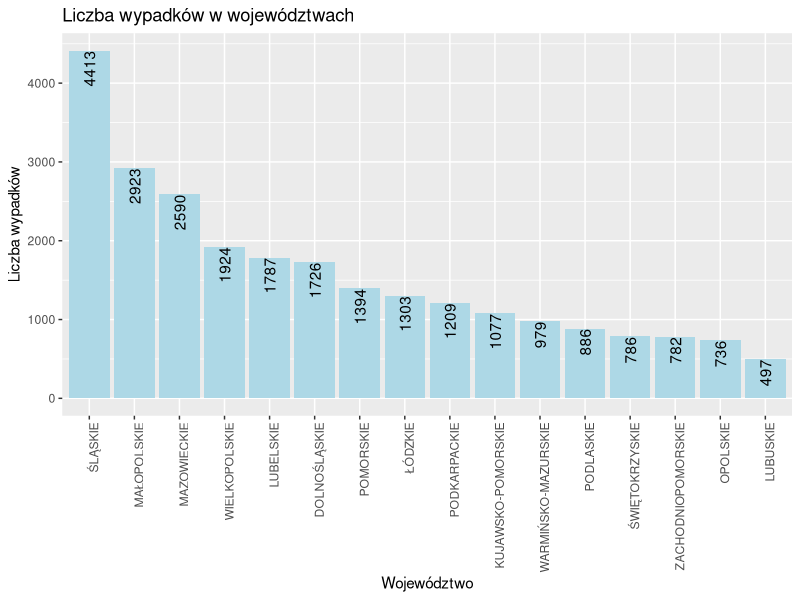
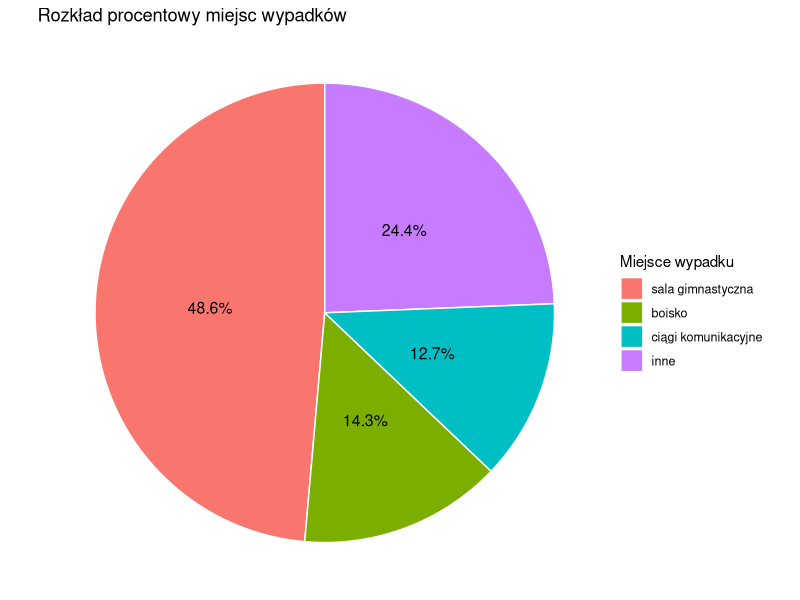

Write R code to recreate these figures, in order. (Note: this script raises an error after producing the figures.)
#Projekt R - Wypadki

#Użyte biblioteki:
install.packages("ggplot2") #Umożliwa tworzenie wykresów
install.packages("sf")
install.packages("rnaturalearth")
install.packages("rnaturalearthdata")
install.packages("rgeos")
install.packages("devtools")

library(ggplot2) 
library(knitr)
library(dplyr)
library(sf)
library(rnaturalearth)
library(rnaturalearthdata)

wypadki_dane <- read.csv("wypadki.csv") #Wczytanie pliku csv

#Rozdzielenie ramki danych na poszczególne elementy
wojewodztwo <- data.frame(wypadki_dane$Wojewodztwo)
typ_podmiotu <-data.frame( wypadki_dane$TypPodmiotu)
rodzaj_wypadku <- data.frame(wypadki_dane$RodzajWypadku)
przyczyna <- data.frame(wypadki_dane$RodzajWypadku)
miejsce <- data.frame(wypadki_dane$MiejsceWypadku)
rodzaj_zajec <- data.frame(wypadki_dane$RodzajZajec)
liczba_wypadkow <- data.frame(wypadki_dane$Liczba.Wypadkow)

#Porównanie ilości wypadków w podziale na województwa
suma_wojewodztwa <- aggregate(Liczba.Wypadkow ~ Wojewodztwo, data = wypadki_dane, FUN = sum)
#Wykres przedstawiający ilość wypadków w poszczególnych województwach
ggplot(suma_wojewodztwa, aes(x = reorder(Wojewodztwo, -Liczba.Wypadkow), y = Liczba.Wypadkow)) + #Sortowanie malejąco
geom_bar(stat = "identity", fill = "lightblue") + #Kolumny, typ oraz kolor
geom_text(aes(label=Liczba.Wypadkow), angle = 90, hjust = 1, vjust = 0.5) + #Etykiety liczby wypadków
theme(axis.text.x = element_text(angle = 90, hjust = 1)) + #Etykiety Województw
labs(title = "Liczba wypadków w województwach", x = "Województwo", y = "Liczba wypadków") #Tytuł oraz nazwy osi


#TOP 10 PRZYCZYN WYPADKÓW w woj. Śląskim
slaskie_dane <- subset(wypadki_dane, Wojewodztwo == "ŚLĄSKIE")
top_przyczyny <- aggregate(Liczba.Wypadkow ~ PrzyczynaWypadku, data = slaskie_dane, FUN = sum)
top10_przyczyny <- head(top_przyczyny[order(-top_przyczyny$Liczba.Wypadkow), ], 10)
top10_przyczyny$ID <- seq_len(nrow(top10_przyczyny))
top10_przyczyny <- top10_przyczyny[, c("ID", "PrzyczynaWypadku", "Liczba.Wypadkow")]

print(top10_przyczyny, row.names = F)
# Lub
kable(top10_przyczyny,row.names = F, caption = "Top 10 przyczyn wypadków – woj. śląskie", 
      col.names = c("ID", "Przyczyna", "Ilość"))




#Wykres Kołowy Miejsce Wypadku
# Agregacja liczby wypadków i obliczenie udziałów procentowych
suma_miejsce <- wypadki_dane %>%
  group_by(MiejsceWypadku) %>%
  summarise(Liczba.Wypadkow = sum(Liczba.Wypadkow), .groups = "drop") %>%
  mutate(Procent = Liczba.Wypadkow / sum(Liczba.Wypadkow) * 100)

# Podział na duże i małe udziały (<10.5%)
duze <- filter(suma_miejsce, Procent >= 10.5)
male <- filter(suma_miejsce, Procent < 10.5)

# Tworzenie rekordu "inne"
inne_row <- data.frame(
  MiejsceWypadku = "inne",
  Liczba.Wypadkow = sum(male$Liczba.Wypadkow),
  Procent = sum(male$Procent))

# Połączenie danych i sortowanie: najpierw malejąco, potem "inne" na końcu
dane_do_wykresu <- bind_rows(duze, inne_row) %>%
  arrange(desc(Liczba.Wypadkow)) %>%
  mutate(MiejsceWypadku = factor(MiejsceWypadku, levels = c(setdiff(MiejsceWypadku, "inne"), "inne")))

# Wykres kołowy
ggplot(dane_do_wykresu, aes(x = "", y = Procent, fill = MiejsceWypadku)) +
  geom_bar(stat = "identity", width = 1, color = "white") +
  coord_polar("y", start = 0) +
  geom_text(aes(label = paste0(round(Procent, 1), "%")),
            position = position_stack(vjust = 0.5), size = 4) +
  labs(title = "Rozkład procentowy miejsc wypadków", fill = "Miejsce wypadku") +
  theme_void() +
  theme(legend.text = element_text(size = 9))


#Mapa Polski




# Filtrowanie tylko umyślnych wypadków
umyślne_typy <- c("działania umyślne ucznia", "działania umyślne innej osoby", "umyślne uderzenie")
umyślne_dane <- wypadki_dane %>%
  filter(RodzajWypadku %in% umyślne_typy) %>%
  group_by(Wojewodztwo) %>%
  summarise(UmyslneWypadki = sum(Liczba.Wypadkow), .groups = "drop")

# Wczytanie mapy Polski
polska_mapa <- ne_states(country = "Poland", returnclass = "sf")

# Dostosowanie nazw województw, by pasowały do mapy
# (mapa ma je z dużych liter, dopasuj do swoich danych jeśli inaczej)
umyślne_dane$Wojewodztwo <- toupper(umyślne_dane$Wojewodztwo)

# Łączenie danych z mapą
mapa_z_danymi <- merge(polska_mapa, umyślne_dane, by.x = "name", by.y = "Wojewodztwo", all.x = TRUE)

# Wstawianie zera tam, gdzie nie było danych
mapa_z_danymi$UmyslneWypadki[is.na(mapa_z_danymi$UmyslneWypadki)] <- 0

# Rysowanie mapy cieplnej
ggplot(mapa_z_danymi) +
  geom_sf(aes(fill = UmyslneWypadki), color = "white") +
  scale_fill_gradient(low = "#e0f3f8", high = "#08306b", name = "Umyślne wypadki") +
  labs(title = "Umyślne wypadki w polskich województwach") +
  theme_minimal()
